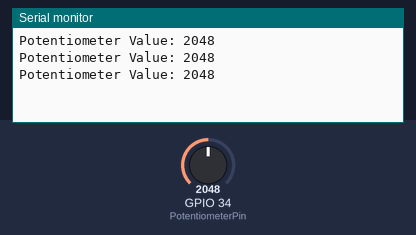
A program run on a simulated ESP32. On the bench: the last lines printed to the serial monitor. Inputs (shaded band) come from the test bench; at power-on: GPIO 34 (PotentiometerPin) = 2048.

Above: at 1.3 s.
1.4 s: GPIO 34 (PotentiometerPin) set to 2866
At 1.9 s:
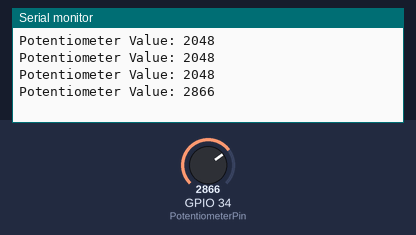
2.9 s: GPIO 34 (PotentiometerPin) set to 3603
At 3.4 s:
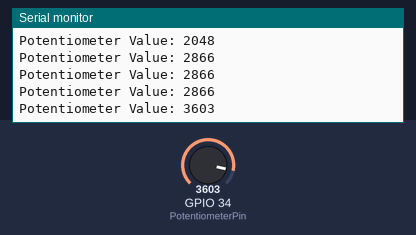
Timing chart, 0 to 5.9 s (numbered marks = the images above; inputs shaded):
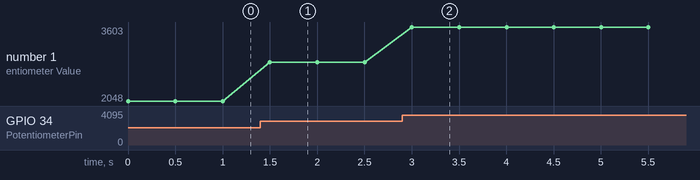

The program:

main.cpp
```cpp
/* ============================================================
 * PROJECT:     ADC with potentiometer with Serial Output
 * BOARD:       ESP32 DevKit (esp32dev)
 * AUTHOR:      Yunus Hassen
 * DATE:        2026-07-19
 *
 * DESCRIPTION:
 *   Use the ESP32's ADC to read a potentiometer
 *   value and output it to the Serial Monitor.
 *
 * WIRING (GPIO -> Component):
 *  - Potentiometer ADC input:  34
 *
 * LIBRARIES:
 *
 * NOTES:
 *  - Had potValue as a unit8_t, but changed to int
 *  to accommodate the full range of ADC values (0-4095).
 *
 * BUILD & RUN:
 *   pio run
 *   wokwi-cli .
 * ============================================================ */

 #include <Arduino.h>

#define PotentiometerPin 34 // ADC1 channel 6

void setup() {
  Serial.begin(9600);
  pinMode(PotentiometerPin, INPUT);
}

void loop() {
  int potValue = analogRead(PotentiometerPin);
  Serial.print("Potentiometer Value: ");
  Serial.println(potValue);
  delay(500); // Delay for readability
}
```

Measured:
- after the input at 1.4 s, the serial monitor: prints a new line after 0.10 s (image 1)
- after the input at 2.9 s, the serial monitor: prints a new line after 0.10 s (image 2)
- plotted number 1: 2048 → 2866 after the input at 1.4 s, 2866 → 3603 after the input at 2.9 s
